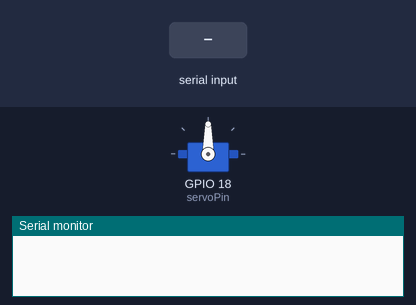
A sketch run on a simulated ESP32. On the bench: servo, the last lines printed to the serial monitor. The test bench sets the inputs (shaded band).

Above: at 1.2 s.
1.3 s: "30,150\n" received over Serial
At 3.2 s:
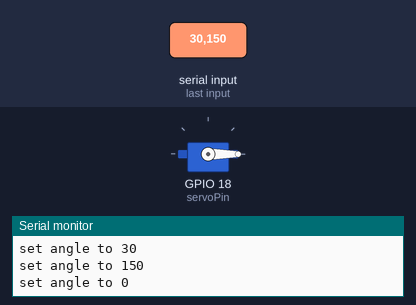
3.8 s: "90,45\n" received over Serial
At 4.6 s:
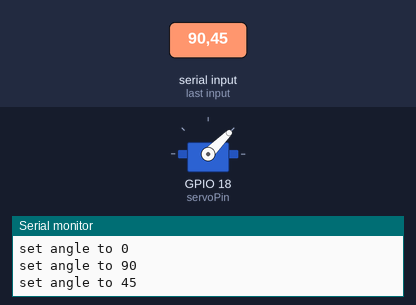
6.3 s: "200\n" received over Serial
At 7.1 s:
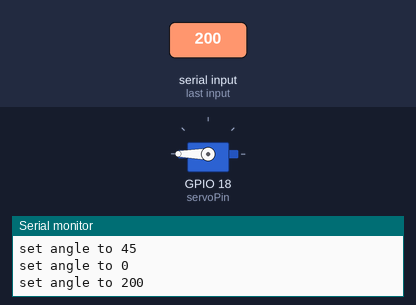
Timing chart, 0 to 9.3 s (numbered marks = the images above; inputs shaded):
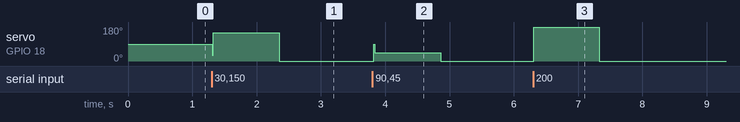

Measured:
- after the input at 1.3 s, servo on GPIO 18 (servoPin): 90° → 150° at once, → 0° 1.0 s later
- after the input at 3.8 s, servo on GPIO 18 (servoPin): 0° → 45° at once, → 0° 1.0 s later
- after the input at 6.3 s, servo on GPIO 18 (servoPin): 0° → 180° at once, → 0° 1.0 s later

The sketch:

unit_test_servo_angle_input.ino
```cpp
#include <ESP32Servo.h>

Servo myServo;
int servoPin=18;
void setup() {
  // put your setup code here, to run once:
  myServo.attach(servoPin);
  Serial.begin(115200);
}

void loop() {
  // put your main code here, to run repeatedly:
  if(Serial.available()){
    int angle = Serial.parseInt();
   // String str = Serial.readString();
    myServo.write(angle);

    Serial.print("set angle to ");
    Serial.println(angle, DEC);
  }
delay(20);
}
```
